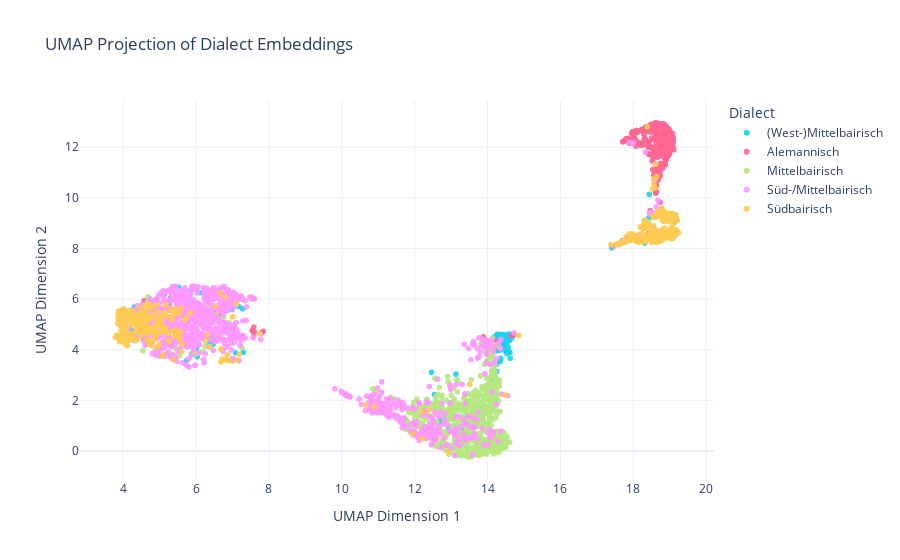

Source (notebook cell):
### Code cell
import plotly.express as px
import pandas as pd

# Convert 'ids' to categorical for distinct color mapping
df = pd.DataFrame({
    'UMAP_1': embedding_2d[:, 0],
    'UMAP_2': embedding_2d[:, 1],
    'Dialect': [clas_mapping_reverse[str(i)] for i in ids]  # Convert IDs to labels
})

# Create the interactive scatter plot with the color mapping
fig = px.scatter(
    df,
    x='UMAP_1',
    y='UMAP_2',
    color='Dialect',  # Color points by dialect (discrete values)
    title="UMAP Projection of Dialect Embeddings",
    labels={'UMAP_1': 'UMAP Dimension 1', 'UMAP_2': 'UMAP Dimension 2'},
    template='plotly_white',
    category_orders={'Dialect': sorted(df['Dialect'].unique())},  # Ensure consistent ordering of dialects
    color_discrete_map=color_mapping  # Use the color mapping for discrete colors
)

# Customize marker size and transparency
fig.update_traces(marker=dict(size=6, opacity=0.9))
fig.update_layout(legend_title_text='Dialect')
# in legend show the dialects
fig.update_traces(text=labels)
# Start with all traces unchecked
# fig.for_each_trace(lambda trace: trace.update(visible='legendonly'))
fig.show()

### Figure 1 — Plotly figure (JSON) as saved in the notebook; plotly's stock layout.template omitted (floating-point values rounded to 4 significant figures; data arrays with more than 128 entries replaced by an {"elided": "..."} marker saying what was removed)
{"data": [{"hovertemplate": "Dialect=(West-)Mittelbairisch<br>UMAP Dimension 1=%{x}<br>UMAP Dimension 2=%{y}<extra></extra>", "legendgroup": "(West-)Mittelbairisch", "marker": {"color": "#19d3f3", "opacity": 0.9, "size": 6, "symbol": "circle"}, "mode": "markers", "name": "(West-)Mittelbairisch", "showlegend": true, "text": {"elided": "2598 str values"}, "type": "scattergl", "x": {"elided": "148 float values"}, "xaxis": "x", "y": {"elided": "148 float values"}, "yaxis": "y"}, {"hovertemplate": "Dialect=Alemannisch<br>UMAP Dimension 1=%{x}<br>UMAP Dimension 2=%{y}<extra></extra>", "legendgroup": "Alemannisch", "marker": {"color": "#FF6692", "opacity": 0.9, "size": 6, "symbol": "circle"}, "mode": "markers", "name": "Alemannisch", "showlegend": true, "text": {"elided": "2598 str values"}, "type": "scattergl", "x": {"elided": "309 float values"}, "xaxis": "x", "y": {"elided": "309 float values"}, "yaxis": "y"}, {"hovertemplate": "Dialect=Mittelbairisch<br>UMAP Dimension 1=%{x}<br>UMAP Dimension 2=%{y}<extra></extra>", "legendgroup": "Mittelbairisch", "marker": {"color": "#B6E880", "opacity": 0.9, "size": 6, "symbol": "circle"}, "mode": "markers", "name": "Mittelbairisch", "showlegend": true, "text": {"elided": "2598 str values"}, "type": "scattergl", "x": {"elided": "684 float values"}, "xaxis": "x", "y": {"elided": "684 float values"}, "yaxis": "y"}, {"hovertemplate": "Dialect=Süd-/Mittelbairisch<br>UMAP Dimension 1=%{x}<br>UMAP Dimension 2=%{y}<extra></extra>", "legendgroup": "Süd-/Mittelbairisch", "marker": {"color": "#FF97FF", "opacity": 0.9, "size": 6, "symbol": "circle"}, "mode": "markers", "name": "Süd-/Mittelbairisch", "showlegend": true, "text": {"elided": "2598 str values"}, "type": "scattergl", "x": {"elided": "991 float values"}, "xaxis": "x", "y": {"elided": "991 float values"}, "yaxis": "y"}, {"hovertemplate": "Dialect=Südbairisch<br>UMAP Dimension 1=%{x}<br>UMAP Dimension 2=%{y}<extra></extra>", "legendgroup": "Südbairisch", "marker": {"color": "#FECB52", "opacity": 0.9, "size": 6, "symbol": "circle"}, "mode": "markers", "name": "Südbairisch", "showlegend": true, "text": {"elided": "2598 str values"}, "type": "scattergl", "x": {"elided": "466 float values"}, "xaxis": "x", "y": {"elided": "466 float values"}, "yaxis": "y"}], "layout": {"legend": {"title": {"text": "Dialect"}, "tracegroupgap": 0}, "title": {"text": "UMAP Projection of Dialect Embeddings"}, "xaxis": {"anchor": "y", "domain": [0, 1], "title": {"text": "UMAP Dimension 1"}}, "yaxis": {"anchor": "x", "domain": [0, 1], "title": {"text": "UMAP Dimension 2"}}}}
